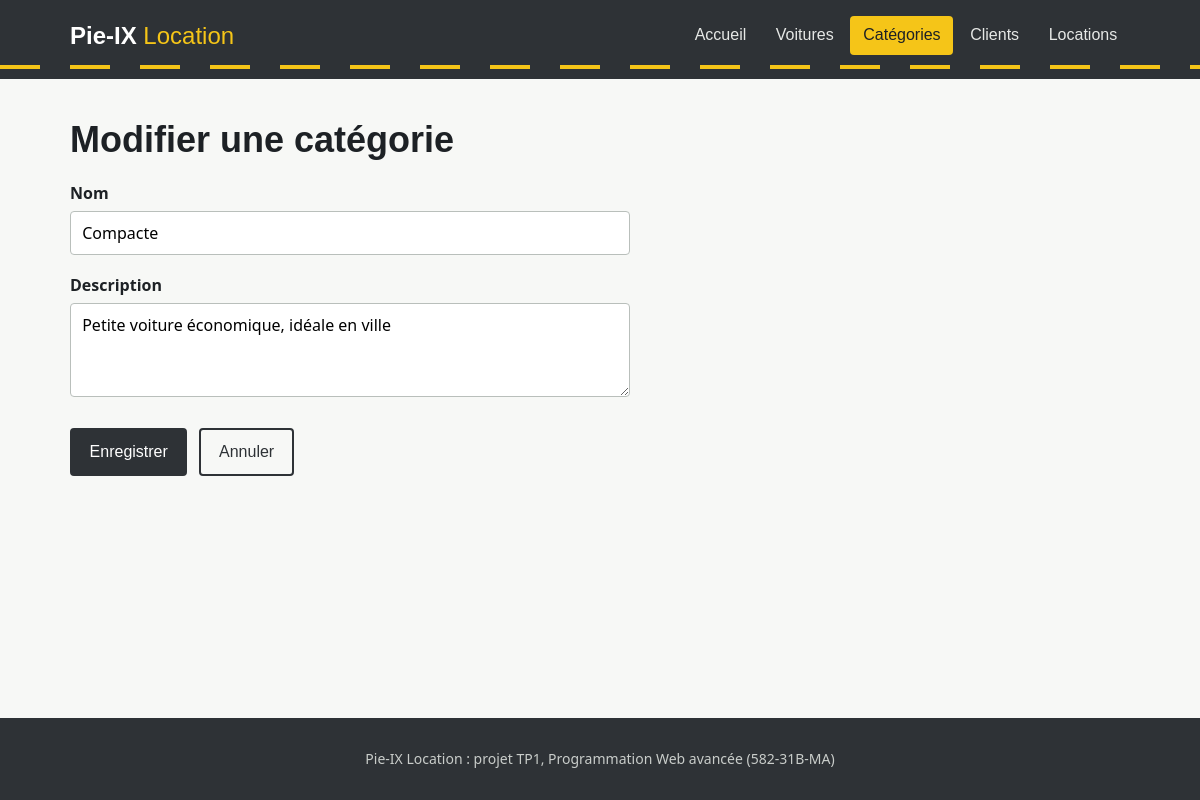
The app's page /categorie-edit.php?id=1 with its own data.
### tables this page shows
CREATE TABLE categorie (
    id          INT AUTO_INCREMENT PRIMARY KEY,
    nom         VARCHAR(50)  NOT NULL UNIQUE,
    description VARCHAR(255)
);

### Classe/CRUD.php (called while the page is built, shortened)
<?php
class CRUD extends PDO {
    public function selectId(string $table, int|string $value, $field = 'id'):bool|array{
        $sql = "SELECT * FROM $table WHERE $field = :$field";
        $stmt = $this->prepare($sql);
        $stmt->bindValue(":$field", $value);
        $stmt->execute();
        if($stmt->rowCount() == 1){
            return $stmt->fetch();
        }
        return false;
    }
}

### inc/fonctions.php (called while the page is built, shortened)
<?php
function e($valeur):string{
    return htmlspecialchars((string) $valeur, ENT_QUOTES, 'UTF-8');
}

### categorie-edit.php (the view, shortened to what this page needs)
<?php
require_once('inc/fonctions.php');
$categorie = new Categorie;
$c = $categorie->selectId('categorie', $_GET['id']);
require_once('inc/header.php');
?>
<form action="categorie-update.php" method="post" class="formulaire">
    <h1>Modifier une catégorie</h1>
    <div class="champ">
        <label for="nom">Nom</label>
        <input id="nom" name="nom" value="<?= e($c['nom']) ?>" required>
    </div>
    <div class="champ">
        <label for="description">Description</label>
        <textarea id="description" name="description" rows="3"><?= e($c['description']) ?></textarea>
    </div>
    <div class="actions">
        <input type="submit" class="btn" value="Enregistrer">
        <a href="categorie-index.php" class="btn btn--sobre">Annuler</a>
    </div>
</form>
<?php require_once('inc/footer.php'); ?>

### css/style.css (style rules this page uses)
:root { --asphalte: #2e3236; --ligne: #f5c518; --papier: #f7f8f6; --encre: #1d2125; --gris: #5c646c; --bordure: #d7dbd8; --plaque: #1f4e9c; --danger: #b42318; --succes: #1e7b4a; --signal: Bahnschrift, "DIN Alternate", "Arial Narrow", sans-serif; --texte: system-ui, -apple-system, "Segoe UI", Roboto, sans-serif; }
* { box-sizing: border-box; }
body { margin: 0; background: var(--papier); color: var(--encre); font: 1rem/1.55 var(--texte); min-height: 100vh; display: flex; flex-direction: column; }
h1, h2, .logo, nav a, .btn, th { font-family: var(--signal); }
h1 { font-size: 2.25rem; line-height: 1.15; margin: 0 0 1.25rem; font-weight: 700; }
a { color: var(--plaque); }
.btn { display: inline-block; background: var(--asphalte); color: #fff; border: 2px solid var(--asphalte); padding: .6rem 1.1rem; border-radius: 4px; font-size: 1rem; text-decoration: none; cursor: pointer; }
.btn--sobre { background: transparent; color: var(--asphalte); }
.actions { display: flex; flex-wrap: wrap; gap: .75rem; margin-top: 1.5rem; }
.formulaire { max-width: 560px; }
.champ { margin-bottom: 1.1rem; border: 0; padding: 0; }
label, legend { display: block; font-weight: 600; margin-bottom: .35rem; }
input, select, textarea { width: 100%; font: inherit; padding: .55rem .7rem; border: 1px solid #b9bfbb; border-radius: 4px; background: #fff; }
input[type="submit"] { width: auto; }

### records on screen
categorie: nom "Compacte", description "Petite voiture économique, idéale en ville"

### other values on screen
$lien[1] "Accueil"
$lien[1] "Voitures"
$lien[1] "Catégories"
$lien[1] "Clients"
$lien[1] "Locations"
